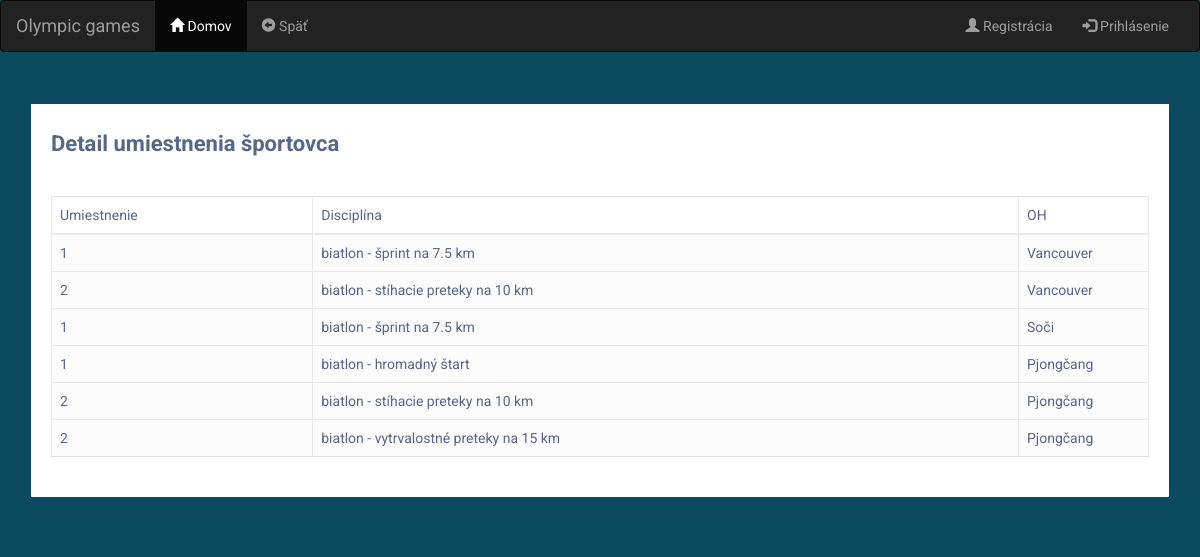
Page /person.php?id=4 on the committed database.
### tables this page shows
CREATE TABLE `placement` (
  `id` int UNSIGNED NOT NULL,
  `person_id` int UNSIGNED NOT NULL,
  `game_id` int UNSIGNED NOT NULL,
  `placing` smallint UNSIGNED NOT NULL,
  `discipline` varchar(200) NOT NULL
);

CREATE TABLE `game` (
  `id` int UNSIGNED NOT NULL,
  `type` varchar(10) NOT NULL,
  `year` smallint NOT NULL,
  `game_order` tinyint UNSIGNED NOT NULL,
  `city` varchar(100) NOT NULL,
  `country` varchar(100) NOT NULL
);

### person.php (the view, shortened to what this page needs)
<?php
try {
    $db = new PDO("mysql:host=$hostname;dbname=$dbname", $username, $password);
    $db->setAttribute(PDO::ATTR_ERRMODE, PDO::ERRMODE_EXCEPTION);
    $query = "select placement.*, game.city from placement join game on placement.game_id = game.id where placement.person_id=?";
    $stmt = $db->prepare($query);
    $stmt->execute([$_GET['id']]);
    $placements = $stmt->fetchAll(PDO::FETCH_ASSOC);
} catch (PDOException $e) {
    echo "Connection failed: " . $e->getMessage();
}
?>
<!DOCTYPE html>
<html lang="en">
<head>
<link rel="stylesheet" href="https://maxcdn.bootstrapcdn.com/font-awesome/4.7.0/css/font-awesome.min.css">
<link rel="stylesheet" href="https://maxcdn.bootstrapcdn.com/bootstrap/3.3.7/css/bootstrap.min.css">
<link rel="stylesheet" href="styl.css">
<link rel="stylesheet" href="styl.css">
<nav class="navbar navbar-inverse">
  <div class="container-fluid">
    <div class="navbar-header">
      <a class="navbar-brand" href="#">Olympic games</a>
    </div>
    <div class="collapse navbar-collapse" id="myNavbar">
      <ul class="nav navbar-nav">
        <li class="active"><a href="index.php"><span class="glyphicon glyphicon-home"></span> Domov</a></li>
        <li><a href="index.php"><span class="glyphicon glyphicon-circle-arrow-left"></span> Späť</a></li>
      </ul>
      <ul class="nav navbar-nav navbar-right">
        <li><a href="person.php"><span class="glyphicon glyphicon-user"></span> Registrácia</a></li>
        <li><a href="login.php"><span class="glyphicon glyphicon-log-in"></span> Prihlásenie</a></li>
      </ul>
    </div>
  </div>
</nav>
</head>
<body>
<div class="container-md">
<div class="container">
        <div class="table-responsive">
            <div class="table-wrapper">
                <div class="table-title">
                    <div class="row">
                        <div class="col-sm-8"><h2><b>Detail umiestnenia športovca</b></h2></div>
                        <div class="col-sm-4">
                        <div class="col-sm-4">
                        </div>
                        </div>
                    </div>
                </div>
    <table id ="myTable" class="table table-striped table-hover table-bordered">
        <thead>
        <tr>
                    <td>Umiestnenie</td>
                    <td>Disciplína</td>
                    <td>OH</td>
                </tr>
        </thead>
        <tbody>
    <br>
                <?php
                foreach ($placements as $placement) {
                    echo '<tr><td>' . $placement['placing'] . '</td><td>' . $placement['discipline'] . '</td><td>' . $placement['city'] . '</td><tr>';
                }
                ?>
            </tbody>
        </table>
            </div></div></div>
    </div>
</body>
</html>

### styl.css (style rules this page uses)
body { color: #566787; background-color: #0C4A60 ; font-family: 'Roboto', sans-serif; }
.table-responsive { margin: 30px 0; }
.table-wrapper { width:100%; min-width: 500px; background: #fff; padding: 20px; box-shadow: 0 1px 1px rgba(0,0,0,0.8); }
.table-title { padding-bottom: 10px; margin: 0 0 10px; }
.table-title h2 { margin: 8px 0 0; font-size: 22px; }
table.table tr th, table.table tr td { border-color: #e9e9e9; }
table.table-striped tbody tr:nth-of-type(odd) { background-color: #fcfcfc; }
table.table td:last-child { width: 130px; }
.container { padding: 2px 16px; }

### rows in the picture
placement: placing "1", discipline "biatlon - šprint na 7.5 km", game.city "Vancouver"
placement: placing "2", discipline "biatlon - stíhacie preteky na 10 km", game.city "Vancouver"
placement: placing "1", discipline "biatlon - šprint na 7.5 km", game.city "Soči"
placement: placing "1", discipline "biatlon - hromadný štart", game.city "Pjongčang"
placement: placing "2", discipline "biatlon - stíhacie preteky na 10 km", game.city "Pjongčang"
placement: placing "2", discipline "biatlon - vytrvalostné preteky na 15 km", game.city "Pjongčang"
